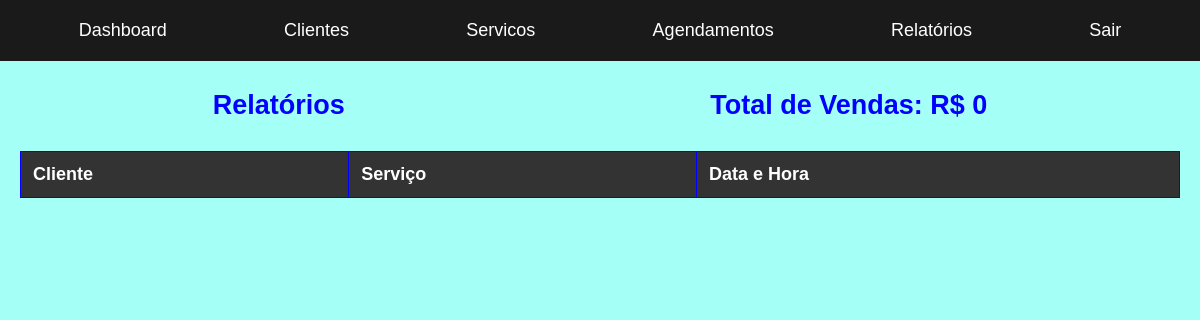
/relatorios/ (signed in), run on an earlier commit of the app's database.
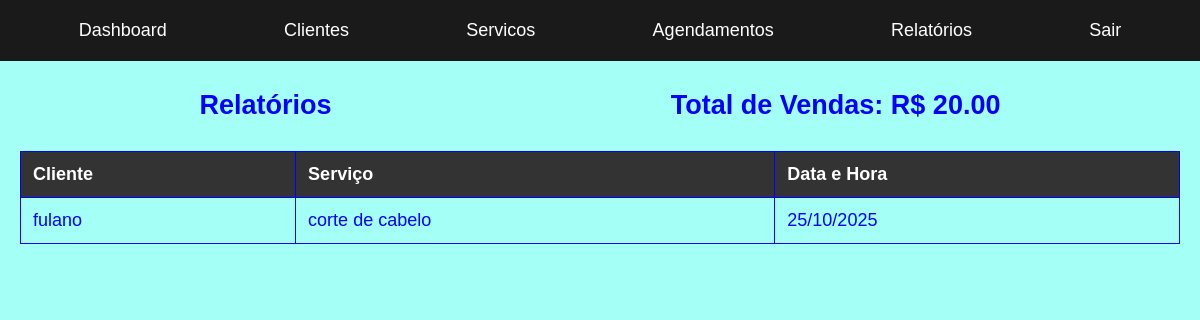
And on a later commit of the database.
### pdv/models.py (models this page shows, shortened)
class Agendamento(models.Model):
    cliente = models.ForeignKey(Cliente, on_delete=models.CASCADE)
    servico = models.ForeignKey(Servico, on_delete=models.CASCADE)
    data_hora = models.DateTimeField()

class Cliente(models.Model):
    nome = models.CharField(max_length=100)
    telefone = models.CharField(max_length=15)
    email = models.EmailField()

class Servico(models.Model):
    nome = models.CharField(max_length=100)
    preco = models.DecimalField(max_digits=10, decimal_places=2)

### pdv/views.py (the view)
# urls.py: path('relatorios/', relatorios_view, name='relatorios'),
@login_required
def relatorios_view(request):
    agendamentos = Agendamento.objects.all()
    total_vendas = sum(agendamento.servico.preco for agendamento in agendamentos)
    return render(request, 'pdv/relatorios.html', {'agendamentos': agendamentos, 'total_vendas': total_vendas})

### pdv/templates/pdv/relatorios.html
{% extends 'pdv/base.html' %}
{% load static %}
{% block extra_styles %}
<link rel="stylesheet" type="text/css" href="{% static 'tabelas/tabelas.css' %}">
{% endblock %}
{% block content %}
<div class="titulo">
    <h2>Relatórios</h2>
    <h2>Total de Vendas: R$ {{ total_vendas }}</h2>
</div>
<table>
    <tr>
        <th>Cliente</th>
        <th>Serviço</th>
        <th>Data e Hora</th>
    </tr>
    {% for agendamento in agendamentos %}
    <tr>
        <td>{{ agendamento.cliente.nome }}</td>
        <td>{{ agendamento.servico.nome }}</td>
        <td>{{ agendamento.data_hora|date:"d/m/Y" }}</td>
    </tr>
    {% endfor %}
</table>
{% endblock %}

What changed in the data, as far as the page shows it:
added Agendamento: cliente.nome "fulano", servico.nome "corte de cabelo", data_hora "25/10/2025"
Also different on the page:
{{ total_vendas }}: "0" → "20.00"
